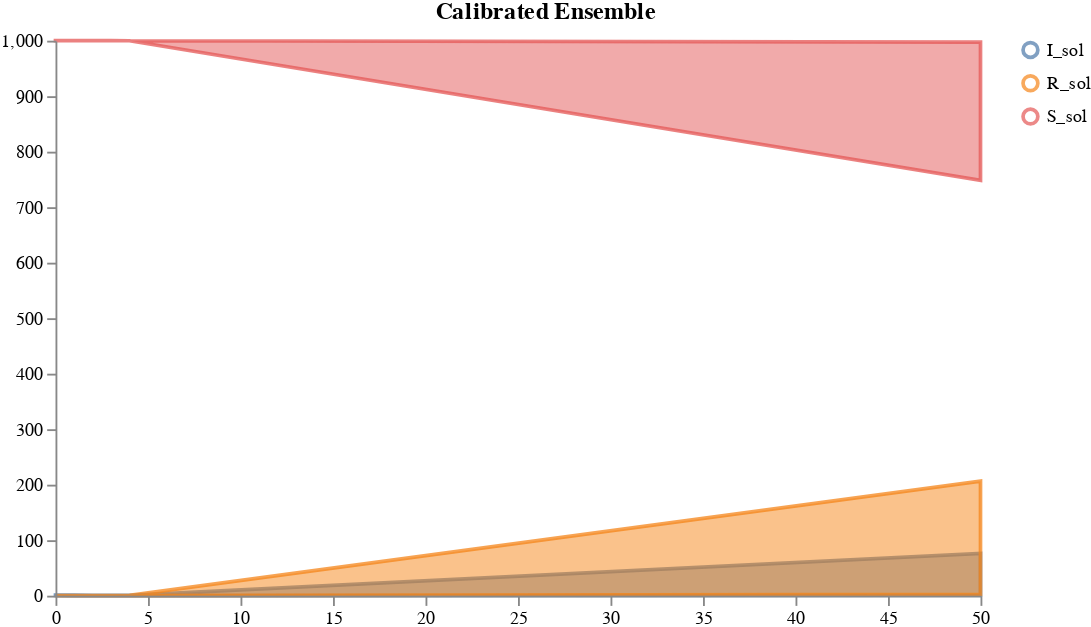

Notebook cell for this chart:
### Code cell
plots.ipy_display(result["visual"])

### Figure 1 — Vega specification as saved in the notebook (floating-point values rounded to 4 significant figures)
{"$schema": "https://vega.github.io/schema/vega/v5.json", "axes": [{"name": "x_axis", "orient": "bottom", "scale": "xscale", "zindex": 100}, {"name": "y_axis", "orient": "left", "scale": "yscale", "zindex": 100}], "data": [{"name": "distributions", "values": [{"lower": 0.349, "timepoint": 0, "trajectory": "I_sol", "upper": 0.9942}, {"lower": 0.312, "timepoint": 1, "trajectory": "I_sol", "upper": 0.9023}, {"lower": 0.2799, "timepoint": 2, "trajectory": "I_sol", "upper": 0.8192}, {"lower": 0.2528, "timepoint": 3, "trajectory": "I_sol", "upper": 0.7473}, {"lower": 0.2306, "timepoint": 4, "trajectory": "I_sol", "upper": 0.6898}, {"lower": 0.7699, "timepoint": 50, "trajectory": "I_sol", "upper": 76.0}, {"lower": 5.012e-12, "timepoint": 0, "trajectory": "R_sol", "upper": 1.62e-11}, {"lower": 0.04733, "timepoint": 1, "trajectory": "R_sol", "upper": 0.151}, {"lower": 0.0895, "timepoint": 2, "trajectory": "R_sol", "upper": 0.2818}, {"lower": 0.1271, "timepoint": 3, "trajectory": "R_sol", "upper": 0.3952}, {"lower": 0.1607, "timepoint": 4, "trajectory": "R_sol", "upper": 0.4935}, {"lower": 2.296, "timepoint": 50, "trajectory": "R_sol", "upper": 206.2}, {"lower": 1000.0, "timepoint": 0, "trajectory": "S_sol", "upper": 1000}, {"lower": 1000.0, "timepoint": 1, "trajectory": "S_sol", "upper": 1000.0}, {"lower": 1000.0, "timepoint": 2, "trajectory": "S_sol", "upper": 1000.0}, {"lower": 999.9, "timepoint": 3, "trajectory": "S_sol", "upper": 1000.0}, {"lower": 999.9, "timepoint": 4, "trajectory": "S_sol", "upper": 1000.0}, {"lower": 748.2, "timepoint": 50, "trajectory": "S_sol", "upper": 997.5}]}, {"name": "traces", "transform": [{"expr": "isValid(datum.value)", "type": "filter"}], "values": []}, {"name": "points", "values": []}, {"name": "markers", "values": []}, {"name": "selected", "on": [{"remove": true, "trigger": "clear"}, {"remove": true, "trigger": "!shift"}, {"insert": "clicked", "trigger": "!shift && clicked"}, {"toggle": "clicked", "trigger": "shift && clicked"}]}], "height": 300, "legends": [{"encode": {"labels": {"interactive": true, "name": "legendLabel", "update": {"opacity": [{"test": "!length(data('selected')) || indata('selected', 'value', datum.value)", "value": 1}, {"value": 0.25}]}}, "symbols": {"interactive": true, "name": "legendSymbol", "update": {"fill": {"value": "transparent"}, "opacity": [{"test": "!length(data('selected')) || indata('selected', 'value', datum.value)", "value": 0.7}, {"value": 0.15}], "size": {"value": 64}, "strokeWidth": {"value": 2}}}}, "name": "color_legend", "stroke": "color"}], "marks": [{"from": {"facet": {"data": "points", "groupby": "trajectory", "name": "points_split"}}, "marks": [{"encode": {"hover": {"fillOpacity": {"value": 0.9}}, "update": {"fill": {"field": "trajectory", "scale": "color"}, "fillOpacity": [{"test": "!length(data('selected')) || indata('selected', 'value', datum.trajectory)", "value": 0.5}, {"value": 0.15}], "size": {"value": 10}, "stroke": {"field": "trajectory", "scale": "color"}, "strokeOpacity": [{"test": "!length(data('selected')) || indata('selected', 'value', datum.trajectory)", "value": 0.75}, {"value": 0.15}], "strokeWidth": {"value": 2}, "tooltip": {"field": "value"}, "x": {"field": "timepoint", "scale": "xscale"}, "y": {"field": "value", "scale": "yscale"}}}, "from": {"data": "points"}, "name": "_points_symbol", "type": "symbol", "zindex": 3}, {"encode": {"hover": {"fillOpacity": {"value": 0.9}}, "update": {"interpolate": {"value": "linear"}, "stroke": {"field": "trajectory", "scale": "color"}, "strokeOpacity": [{"test": "!length(data('selected')) || indata('selected', 'value', datum.trajectory)", "value": 0.3}, {"value": 0.1}], "strokeWidth": {"value": 2}, "x": {"field": "timepoint", "scale": "xscale"}, "y": {"field": "value", "scale": "yscale"}}}, "from": {"data": "points"}, "name": "_points_line", "type": "line", "zindex": 3}], "name": "_points", "type": "group", "zindex": 3}, {"from": {"facet": {"data": "traces", "groupby": "trajectory", "name": "traces_split"}}, "marks": [{"encode": {"hover": {"fillOpacity": {"value": 0.9}}, "update": {"interpolate": {"value": "linear"}, "stroke": {"field": "trajectory", "scale": "color"}, "strokeOpacity": [{"test": "!length(data('selected')) || indata('selected', 'value', datum.trajectory)", "value": 0.75}, {"value": 0.15}], "strokeWidth": {"value": 2}, "x": {"field": "timepoint", "scale": "xscale"}, "y": {"field": "value", "scale": "yscale"}}}, "from": {"data": "traces_split"}, "name": "_traces_lines", "type": "line"}], "name": "_traces", "type": "group", "zindex": 2}, {"from": {"facet": {"data": "distributions", "groupby": "trajectory", "name": "trajectory_split"}}, "marks": [{"encode": {"hover": {"fillOpacity": {"value": 0.9}}, "update": {"fill": {"field": "trajectory", "scale": "color"}, "fillOpacity": [{"test": "!length(data('selected')) || indata('selected', 'value', datum.trajectory)", "value": 0.5}, {"value": 0.15}], "interpolate": {"value": "linear"}, "stroke": {"field": "trajectory", "scale": "color"}, "strokeOpacity": [{"test": "!length(data('selected')) || indata('selected', 'value', datum.trajectory)", "value": 0.75}, {"value": 0.15}], "strokeWidth": {"value": 2}, "x": {"field": "timepoint", "scale": "xscale"}, "y": {"field": "upper", "scale": "yscale"}, "y2": {"field": "lower", "scale": "yscale"}}}, "from": {"data": "trajectory_split"}, "type": "area"}], "name": "_distributions", "type": "group", "zindex": 1}, {"marks": [{"encode": {"enter": {"stroke": {"value": "lightgray"}}, "update": {"opacity": {"value": 1}, "x": {"field": "timepoint", "scale": "xscale"}, "y": {"signal": "height"}, "y2": {"value": 0}}}, "from": {"data": "markers"}, "name": "_marker text", "type": "rule"}, {"encode": {"enter": {"fontSize": {"value": 8}, "text": {"field": "datum.label"}, "y": {"value": 0}}}, "from": {"data": "_marker text"}, "name": "_marker flags", "transform": [{"as": ["x", "_y", "opacity", "align", "baseline"], "lineAnchor": "start", "offset": [1], "size": {"signal": "[width, height]"}, "type": "label"}], "type": "text"}], "name": "_markers", "type": "group"}], "scales": [{"domain": {"fields": [{"data": "distributions", "field": "timepoint"}, {"data": "traces", "field": "timepoint"}, {"data": "points", "field": "timepoint"}, {"data": "markers", "field": "timepoint"}]}, "name": "xscale", "range": "width", "type": "linear", "zero": false}, {"domain": {"fields": [{"data": "distributions", "field": "lower"}, {"data": "distributions", "field": "upper"}, {"data": "traces", "field": "value"}, {"data": "points", "field": "value"}]}, "name": "yscale", "nice": true, "range": "height", "type": "linear", "zero": true}, {"domain": {"fields": [{"data": "distributions", "field": "trajectory"}, {"data": "traces", "field": "trajectory"}, {"data": "points", "field": "trajectory"}]}, "name": "color", "range": "category", "type": "ordinal"}], "signals": [{"name": "clear", "on": [{"events": "mouseup[!event.item]", "force": true, "update": "true"}], "value": true}, {"name": "shift", "on": [{"events": "@legendSymbol:click, @legendLabel:click", "force": true, "update": "event.shiftKey"}], "value": false}, {"name": "clicked", "on": [{"events": "@legendSymbol:click, @legendLabel:click", "force": true, "update": "{value: datum.value}"}], "value": null}], "title": "Calibrated Ensemble", "width": 500}
